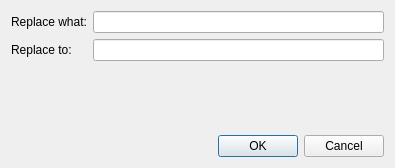
<?xml version="1.0" encoding="UTF-8"?>
<ui version="4.0">
 <class>ReplaceDialog</class>
 <widget class="QDialog" name="ReplaceDialog">
  <property name="geometry">
   <rect>
    <x>0</x>
    <y>0</y>
    <width>395</width>
    <height>168</height>
   </rect>
  </property>
  <property name="windowTitle">
   <string>Replace</string>
  </property>
  <property name="windowIcon">
   <iconset resource="MyNote.qrc">
    <normaloff>:/MyNote/Resources/replace.png</normaloff>:/MyNote/Resources/replace.png</iconset>
  </property>
  <layout class="QGridLayout" name="gridLayout_2">
   <item row="0" column="0">
    <layout class="QGridLayout" name="gridLayout">
     <item row="0" column="0">
      <widget class="QLabel" name="label">
       <property name="text">
        <string>Replace what:</string>
       </property>
      </widget>
     </item>
     <item row="0" column="1">
      <widget class="QLineEdit" name="editReplaceWhat"/>
     </item>
     <item row="1" column="0">
      <widget class="QLabel" name="label_2">
       <property name="text">
        <string>Replace to:</string>
       </property>
      </widget>
     </item>
     <item row="1" column="1">
      <widget class="QLineEdit" name="editReplaceTo"/>
     </item>
     <item row="3" column="0" colspan="2">
      <widget class="QDialogButtonBox" name="buttonBox">
       <property name="standardButtons">
        <set>QDialogButtonBox::Cancel|QDialogButtonBox::Ok</set>
       </property>
      </widget>
     </item>
     <item row="2" column="0" colspan="2">
      <spacer name="verticalSpacer">
       <property name="orientation">
        <enum>Qt::Vertical</enum>
       </property>
       <property name="sizeHint" stdset="0">
        <size>
         <width>20</width>
         <height>40</height>
        </size>
       </property>
      </spacer>
     </item>
    </layout>
   </item>
  </layout>
 </widget>
 <layoutdefault spacing="6" margin="11"/>
 <resources>
  <include location="MyNote.qrc"/>
 </resources>
 <connections/>
</ui>
